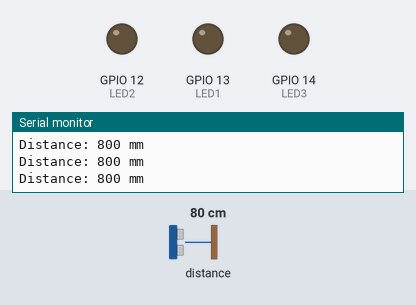
Recording of a program running on a simulated ESP32. Shown: output pins drawn as LEDs (lit = HIGH), the last lines printed to the serial monitor. Inputs (shaded band) come from the test bench; at power-on: distance to the obstacle 80 cm.

Above: at 1.2 s.
1.3 s: distance to the obstacle set to 54 cm
2.8 s: distance to the obstacle set to 45 cm
At 3.8 s:
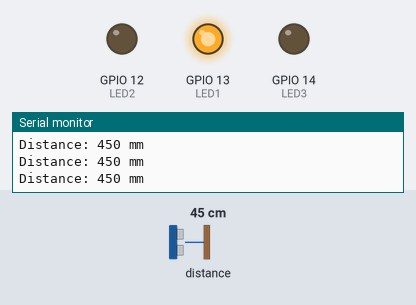
4.3 s: distance to the obstacle set to 26 cm
5.8 s: distance to the obstacle set to 23 cm
At 7.0 s:
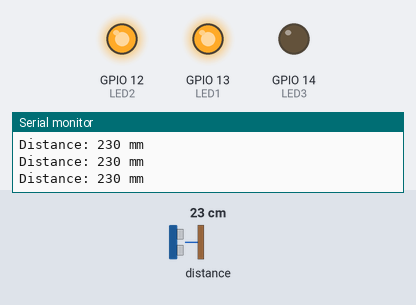
7.3 s: distance to the obstacle set to 16 cm
8.8 s: distance to the obstacle set to 12 cm
At 9.3 s:
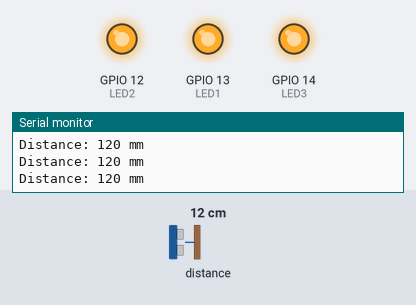
Timing chart, 0 to 11.3 s (numbered marks = the images above; inputs shaded):
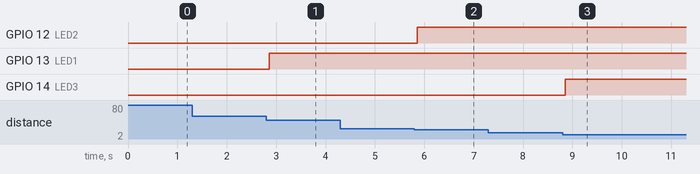

The program:

main.cpp
```cpp
// (licence header left out)
#include <Arduino.h>
#include <Wire.h>
#include <Adafruit_VL53L0X.h>

const int LED1 = 13;
const int LED2 = 12;
const int LED3 = 14;

Adafruit_VL53L0X sensor = Adafruit_VL53L0X();
int distance = 0;

void updateLEDs();

void setup() {
  Serial.begin(115200);
  Wire.begin();

  if (!sensor.begin()) {
    Serial.println("ERROR: VL53L0X not found!");
    while (1);
  }

  Serial.println("ToF + LEDs started");

  pinMode(LED1, OUTPUT);
  pinMode(LED2, OUTPUT);
  pinMode(LED3, OUTPUT);

  digitalWrite(LED1, LOW);
  digitalWrite(LED2, LOW);
  digitalWrite(LED3, LOW);
}

void loop() {
  VL53L0X_RangingMeasurementData_t measure;
  sensor.rangingTest(&measure, false);

  if (measure.RangeStatus != 4) {
    distance = measure.RangeMilliMeter;
    Serial.print("Distance: ");
    Serial.print(distance);
    Serial.println(" mm");
  } else {
    distance = 0;
    Serial.println("Out of range");
  }

  updateLEDs();
  delay(50);
}

void updateLEDs() {
  if (distance == 0) {
    // Out of range: all off
    digitalWrite(LED1, LOW);
    digitalWrite(LED2, LOW);
    digitalWrite(LED3, LOW);
  } else if (distance < 150) {
    // Very close: 3 LEDs
    digitalWrite(LED1, HIGH);
    digitalWrite(LED2, HIGH);
    digitalWrite(LED3, HIGH);
  } else if (distance < 250) {
    // Close: 2 LEDs
    digitalWrite(LED1, HIGH);
    digitalWrite(LED2, HIGH);
    digitalWrite(LED3, LOW);
  } else if (distance < 500) {
    // Medium: 1 LED
    digitalWrite(LED1, HIGH);
    digitalWrite(LED2, LOW);
    digitalWrite(LED3, LOW);
  } else {
    // Far: all off
    digitalWrite(LED1, LOW);
    digitalWrite(LED2, LOW);
    digitalWrite(LED3, LOW);
  }
}
```

Measured:
- the behaviour switches between 50 and 49 cm on distance to the obstacle (found by bisection; images 0 and 1)
- the behaviour switches between 25 and 24 cm on distance to the obstacle (found by bisection; images 1 and 2)
- the behaviour switches between 15 and 14 cm on distance to the obstacle (found by bisection; images 2 and 3)
- after the input at 2.8 s, GPIO 13 (LED1): LOW → HIGH after 0.06 s
- after the input at 5.8 s, GPIO 12 (LED2): LOW → HIGH after 0.06 s
- after the input at 8.8 s, GPIO 14 (LED3): LOW → HIGH after 0.06 s
